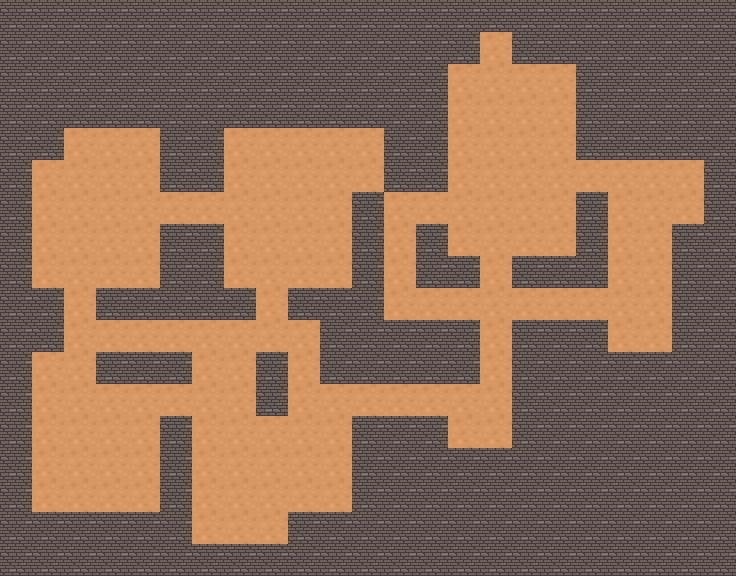

This game map was drawn from its Tiled (.tmx) file and the tilesets committed beside it. A one-line description and the full map source follow:
An orthogonal 23x18 tile map with 32x32 px tiles, 1 tile layer (Прошарок плиток 1).

<map version="1.10" tiledversion="1.10.2" orientation="orthogonal" renderorder="left-up" width="23" height="18" tilewidth="32" tileheight="32" infinite="0" nextlayerid="2" nextobjectid="1">
 <tileset firstgid="1" source="Підлога.tsx" />
 <layer id="1" name="Прошарок плиток 1" width="23" height="18">
  <data encoding="csv">
2,2,2,2,2,2,2,2,2,2,2,2,2,2,2,2,2,2,2,2,2,2,2,
2,2,2,2,2,2,2,2,2,2,2,2,2,2,2,1,2,2,2,2,2,2,2,
2,2,2,2,2,2,2,2,2,2,2,2,2,2,1,1,1,1,2,2,2,2,2,
2,2,2,2,2,2,2,2,2,2,2,2,2,2,1,1,1,1,2,2,2,2,2,
2,2,1,1,1,2,2,1,1,1,1,1,2,2,1,1,1,1,2,2,2,2,2,
2,1,1,1,1,2,2,1,1,1,1,1,2,2,1,1,1,1,1,1,1,1,2,
2,1,1,1,1,1,1,1,1,1,1,2,1,1,1,1,1,1,2,1,1,1,2,
2,1,1,1,1,2,2,1,1,1,1,2,1,2,1,1,1,1,2,1,1,2,2,
2,1,1,1,1,2,2,1,1,1,1,2,1,2,2,1,2,2,2,1,1,2,2,
2,2,1,2,2,2,2,2,1,2,2,2,1,1,1,1,1,1,1,1,1,2,2,
2,2,1,1,1,1,1,1,1,1,2,2,2,2,2,1,2,2,2,1,1,2,2,
2,1,1,2,2,2,1,1,2,1,2,2,2,2,2,1,2,2,2,2,2,2,2,
2,1,1,1,1,1,1,1,2,1,1,1,1,1,1,1,2,2,2,2,2,2,2,
2,1,1,1,1,2,1,1,1,1,1,2,2,2,1,1,2,2,2,2,2,2,2,
2,1,1,1,1,2,1,1,1,1,1,2,2,2,2,2,2,2,2,2,2,2,2,
2,1,1,1,1,2,1,1,1,1,1,2,2,2,2,2,2,2,2,2,2,2,2,
2,2,2,2,2,2,1,1,1,2,2,2,2,2,2,2,2,2,2,2,2,2,2,
2,2,2,2,2,2,2,2,2,2,2,2,2,2,2,2,2,2,2,2,2,2,2
</data>
 </layer>
</map>
